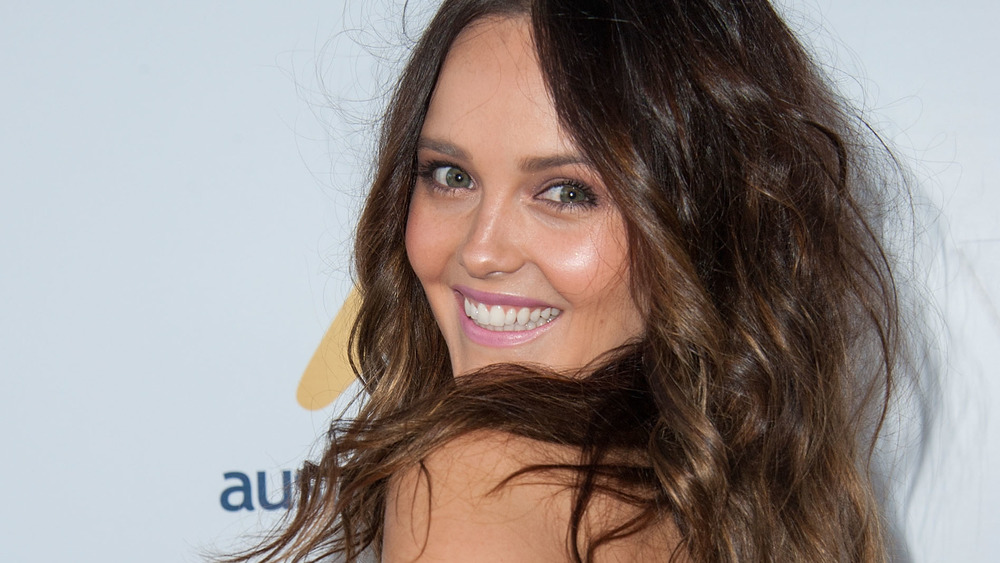
#> input picture testing/test10.jpg, 1000 x 563 px
$ python main.py --input testing/test10.jpg --output out
#> lines starting #> are read from the running program, lines starting #| are printed output that depends on the picture
import argparse
import os
import numpy as np
from PIL import Image, ImageDraw, ImageFont, ImageEnhance, ImageFilter
import cv2
from tqdm import tqdm
import subprocess
import shutil
import tempfile
import colorsys
from collections import defaultdict

# python main.py --input ./testing --output ./output --color --dithering --dynamic_range --font_size 5 --depth strong

# Dynamic ASCII character set based on visual density
ASCII_CHARS_DENSITY = {
    'ultra_light': ' .,`\'\"^-_~:;=+!i1tfjrxnuvczXYUJCLQ0OZmwqpdbkhao*#MW&8%B@$',
    'light': ' .,:;+*?%S#@',
    'medium': ' .:-=+*#%@',
    'dense': ' .*#%@',
    'custom': ' _.!|tw#@'  # Default custom set from original script
}

# Color enhancement settings
COLOR_ENHANCEMENTS = {
    'normal': {'contrast': 1.2, 'brightness': 1.0, 'saturation': 1.2},
    'vibrant': {'contrast': 1.5, 'brightness': 1.1, 'saturation': 1.5},
    'muted': {'contrast': 1.0, 'brightness': 0.9, 'saturation': 0.8},
    'grayscale': {'contrast': 1.3, 'brightness': 1.0, 'saturation': 0.0},
    'high_contrast': {'contrast': 2.0, 'brightness': 1.0, 'saturation': 1.3}
}

# Edge enhancement settings for depth perception
EDGE_ENHANCEMENT = {
    'none': 0,
    'light': 0.3,
    'medium': 0.6,
    'strong': 1.0
}

def main():
    parser = argparse.ArgumentParser(description='Convert image/video to enhanced ASCII art')
    parser.add_argument('--input', type=str, required=True, help='Input file or directory path')
    parser.add_argument('--output', type=str, required=True, help='Output directory path')
    parser.add_argument('--color', action='store_true', help='Output color ASCII art')
    parser.add_argument('--resolution', type=int, default=720,
                        help='Target output height in pixels (default: 720)')
    parser.add_argument('--charset', type=str, default='ultra_light',
                        choices=['ultra_light', 'light', 'medium', 'dense', 'custom'],
                        help='ASCII character set density (default: ultra_light)')
    parser.add_argument('--color_mode', type=str, default='normal',
                        choices=['normal', 'vibrant', 'muted', 'grayscale', 'high_contrast'],
                        help='Color enhancement mode (default: normal)')
    parser.add_argument('--depth', type=str, default='medium',
                        choices=['none', 'light', 'medium', 'strong'],
                        help='Depth enhancement level (default: medium)')
    parser.add_argument('--invert', action='store_true',
                        help='Invert brightness to darkness mapping')
    parser.add_argument('--font_size', type=int, default=9,
                        help='Font size for ASCII characters (default: 9)')
    parser.add_argument('--dithering', action='store_true',
                        help='Apply dithering for better gradients')
    parser.add_argument('--dynamic_range', action='store_true',
                        help='Dynamically adjust brightness range per image')
    parser.add_argument('--background', type=str, default='black',
                        choices=['black', 'white', 'auto'],
                        help='Background color (default: black)')
    parser.add_argument('--custom_charset', type=str,
                        help='Custom ASCII character set (from darkest to lightest)')

    args = parser.parse_args()

    supported_image_exts = {'.jpg', '.jpeg', '.png', '.bmp', '.webp', '.tiff'}
    supported_video_exts = {'.mp4', '.avi', '.mov', '.mkv', '.webm'}
    all_supported_exts = supported_image_exts.union(supported_video_exts)

    os.makedirs(args.output, exist_ok=True)

    # Use custom charset if provided
    if args.custom_charset:
        ASCII_CHARS_DENSITY['custom'] = args.custom_charset
        args.charset = 'custom'

    # Create ASCII mapping
    ascii_chars = ASCII_CHARS_DENSITY[args.charset]
    if args.invert:
        ascii_chars = ascii_chars[::-1]

    # Create the mapping dictionary
    ascii_dict = create_ascii_dict(ascii_chars)

    font, char_width, char_height = get_font_metrics(font_size=args.font_size)

    # Process files
    if os.path.isdir(args.input):
        for filename in os.listdir(args.input):
            filepath = os.path.join(args.input, filename)
            if os.path.isfile(filepath):
                ext = os.path.splitext(filename)[1].lower()
                if ext in all_supported_exts:
                    try:
                        process_file(filepath, args.output, args, ascii_dict, font, char_width, char_height)
                    except Exception as e:
                        print(f"Error processing {filename}: {str(e)}")
    else:
        process_file(args.input, args.output, args, ascii_dict, font, char_width, char_height)

def create_ascii_dict(ascii_chars):
    """Create a mapping of brightness values to ASCII characters"""
    # Create a dictionary mapping brightness values (0-255) to ASCII characters
    ascii_dict = {}
    char_count = len(ascii_chars)

    for i in range(256):
        # Map each brightness level to an appropriate character
        index = min(int(i / 256 * char_count), char_count - 1)
        ascii_dict[i] = ascii_chars[index]

    return ascii_dict

def process_file(input_path, output_dir, args, ascii_dict, font, char_width, char_height):
    """Process a single file (image or video)"""
#> called with input_path = 'testing/test10.jpg', output_dir = 'out', char_width = 9, char_height = 7
    input_ext = os.path.splitext(input_path)[1].lower()
    base_name = os.path.splitext(os.path.basename(input_path))[0]

    if input_ext in {'.jpg', '.jpeg', '.png', '.bmp', '.webp', '.tiff'}:
        output_filename = f"{base_name}_ascii.png"
        output_path = os.path.join(output_dir, output_filename)
        img = Image.open(input_path)
#> img is the input picture: PIL image 1000x563 RGB; mean R, G, B 151.2, 141.8, 138.9
        with tqdm(total=100, desc=f'Processing {os.path.basename(input_path)}') as pbar:
            ascii_art, output_width, output_height = image_to_ascii(
                img, args, ascii_dict, char_width, char_height, pbar
            )
#> in image_to_ascii, `img_resized = img.resize((ascii_cols, ascii_rows), resample=Image.LANC..`:
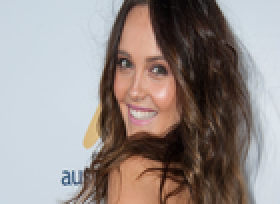
#> img_resized: PIL image 140x102 RGB (shown 2 times larger); mean R, G, B 151.2, 141.8, 138.9
            save_ascii_as_image(ascii_art, output_path, args, font, char_width, char_height)
            pbar.update(100 - pbar.n)
        print(f"Enhanced ASCII image saved to {output_path} ({output_width}x{output_height})")
    elif input_ext in {'.mp4', '.avi', '.mov', '.mkv', '.webm'}:
        output_filename = f"{base_name}_ascii.mp4"
        output_path = os.path.join(output_dir, output_filename)
        video_to_ascii(input_path, output_path, args, ascii_dict, font, char_width, char_height)
        print(f"Enhanced ASCII video saved to {output_path}")
    else:
        raise ValueError(f"Unsupported file format: {input_ext}")

def get_font_metrics(font_path=None, font_size=10):
    """Get font metrics for character rendering"""
    # Try to load Courier or another monospace font
    font_options = ['Courier New.ttf', 'CourierNew.ttf', 'cour.ttf',
                    'DejaVuSansMono.ttf', 'LiberationMono-Regular.ttf']

    font = None
    if font_path:
        try:
            font = ImageFont.truetype(font_path, font_size)
        except IOError:
            pass

    if not font:
        for font_name in font_options:
            try:
                font = ImageFont.truetype(font_name, font_size)
                break
            except IOError:
                continue

    if not font:
        font = ImageFont.load_default()
        print("Using default font. For better results, install a monospace font.")

    # Get character dimensions using the new getbbox method
    bbox = font.getbbox('W')
    return font, bbox[2]-bbox[0], bbox[3]-bbox[1]

def enhance_image(img, args):
    """Apply enhancements to the image for better ASCII output"""
    # Make a copy to preserve original
    enhanced_img = img.copy()

    # Apply enhancements based on selected mode
    color_settings = COLOR_ENHANCEMENTS[args.color_mode]

    # Apply contrast
    enhancer = ImageEnhance.Contrast(enhanced_img)
    enhanced_img = enhancer.enhance(color_settings['contrast'])
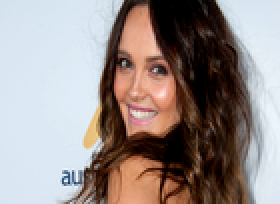
#> enhanced_img: PIL image 140x102 RGB (shown 2 times larger); mean R, G, B 152.5, 141.6, 138.6

    # Apply brightness
    enhancer = ImageEnhance.Brightness(enhanced_img)
    enhanced_img = enhancer.enhance(color_settings['brightness'])

    # Apply saturation if color output is requested
    if args.color:
        enhancer = ImageEnhance.Color(enhanced_img)
        enhanced_img = enhancer.enhance(color_settings['saturation'])

    # Apply edge enhancement for depth
    if args.depth != 'none':
        # Create edge mask
        edge_img = enhanced_img.filter(ImageFilter.FIND_EDGES)
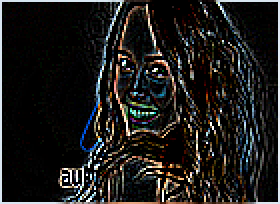
#> edge_img: PIL image 140x102 RGB (shown 2 times larger); mean R, G, B 29.4, 28.2, 26.8
        edge_img = edge_img.convert('L')
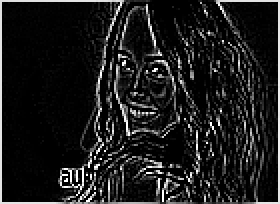
#> edge_img: PIL image 140x102 L (shown 2 times larger); min 0, max 255, mean 28.4

        # Apply edge overlay with appropriate strength
        edge_strength = EDGE_ENHANCEMENT[args.depth]
        enhanced_img = Image.blend(enhanced_img,
                                   edge_img.convert('RGB'),
                                   edge_strength * 0.3)
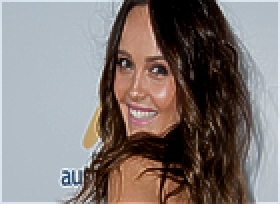
#> enhanced_img: PIL image 140x102 RGB (shown 2 times larger); mean R, G, B 129.6, 120.8, 118.3

    # Apply optional dithering for better gradients
    if args.dithering:
        if enhanced_img.mode != 'RGB':
            enhanced_img = enhanced_img.convert('RGB')
        # Convert to palette mode with dithering
        enhanced_img = enhanced_img.convert('RGB').convert('P',
                                                          palette=Image.ADAPTIVE,
                                                          colors=256,
                                                          dither=Image.FLOYDSTEINBERG)
        enhanced_img = enhanced_img.convert('RGB')

    return enhanced_img

# [10 lines left out: function analyze_brightness_distribution, not called in this run]

def image_to_ascii(img, args, ascii_dict, char_width, char_height, pbar):
    """Convert image to ASCII art with enhanced techniques"""
    # Ensure image is in RGB mode
    img = img.convert('RGB')
    original_width, original_height = img.size
    aspect_ratio = original_width / original_height

    # Calculate dimensions based on target height
    ascii_rows = int(args.resolution / char_height)
    ascii_cols = int(ascii_rows * aspect_ratio * (char_height / char_width))

    # Update progress
    pbar.update(10)

    # Resize with high-quality resampling
    img_resized = img.resize((ascii_cols, ascii_rows), resample=Image.LANCZOS)

    # Apply enhancements
    img_enhanced = enhance_image(img_resized, args)
    pbar.update(20)

    # Convert to numpy array for processing
    pixels = np.array(img_enhanced)

    # Analyze brightness distribution for dynamic range if enabled
    if args.dynamic_range:
        min_brightness, max_brightness = analyze_brightness_distribution(img_enhanced)
        brightness_range = max_brightness - min_brightness
        if brightness_range < 10:  # Avoid division by zero or very small ranges
            brightness_range = 255
            min_brightness = 0

    # Create ASCII art
    ascii_art = []
    for row in tqdm(pixels, desc='Converting pixels', leave=False):
        ascii_row = []
        for pixel in row:
            r, g, b = pixel

            # Calculate brightness using improved formula
            # This formula better matches human perception
            brightness = 0.299 * r + 0.587 * g + 0.114 * b

            # Apply dynamic range adjustment if enabled
            if args.dynamic_range and brightness_range > 10:
                # Scale brightness to use full range of ASCII characters
                brightness = ((brightness - min_brightness) / brightness_range) * 255
                brightness = max(0, min(255, brightness))

            # Get ASCII character for this brightness
            index = int(brightness)
            ascii_char = ascii_dict[index]

            # Store character with color or brightness info
            if args.color:
                # Enhance colors for more vibrant output
                h, s, v = colorsys.rgb_to_hsv(r/255, g/255, b/255)

                # Increase saturation for more vibrant colors
                if args.color_mode == 'vibrant':
                    s = min(1.0, s * 1.3)

                # Convert back to RGB
                r_adj, g_adj, b_adj = colorsys.hsv_to_rgb(h, s, v)
                color_rgb = (int(r_adj*255), int(g_adj*255), int(b_adj*255))

                ascii_row.append((ascii_char, color_rgb))
            else:
                ascii_row.append((ascii_char, int(brightness)))

        ascii_art.append(ascii_row)
#> this loop made 102 passes
#> after the loop, ascii_art = 102 items

    pbar.update(40)
    output_width = ascii_cols * char_width
#> output_width = 1260
#> in process_file, `ascii_art, output_width, output_height = image_to_ascii( img, args, as..`: ascii_art = 102 items; output_width = 1260; output_height = 714
    output_height = ascii_rows * char_height
    return ascii_art, output_width, output_height

def save_ascii_as_image(ascii_art, output_path, args, font, char_width, char_height):
    """Save ASCII art as an image with enhanced rendering"""
#> called with output_path = 'out/test10_ascii.png', char_width = 9, char_height = 7
    cols = len(ascii_art[0]) if ascii_art else 0
#> cols = 140
    rows = len(ascii_art)
#> rows = 102

    # Determine background color
    bg_color = 'black'
    if args.background == 'white':
        bg_color = 'white'
    elif args.background == 'auto':
        # Use white background for light color modes, black for others
        bg_color = 'white' if args.color_mode in ['muted', 'grayscale'] else 'black'

    # Create image with appropriate background
    img = Image.new('RGB', (cols * char_width, rows * char_height), color=bg_color)
#> img: PIL image 1260x714 RGB; every value is 0
    draw = ImageDraw.Draw(img)

    # For white background, we may need to adjust text color
    is_dark_bg = bg_color == 'black'

    for y, row in enumerate(ascii_art):
        for x, char_info in enumerate(row):
            if args.color:
                char, color_rgb = char_info

                # For white background with color, ensure text is visible
                if not is_dark_bg:
                    r, g, b = color_rgb
                    # If color is too light, darken it
                    if (r + g + b) / 3 > 200:
                        # Reduce brightness
                        r = int(r * 0.7)
                        g = int(g * 0.7)
                        b = int(b * 0.7)
                        color_rgb = (r, g, b)

                draw.text((x * char_width, y * char_height), char, fill=color_rgb, font=font)
            else:
                char, brightness = char_info

                # For grayscale on white background, invert the brightness
                if not is_dark_bg:
                    brightness = 255 - brightness

                gray_value = int(brightness)
                color_rgb = (gray_value, gray_value, gray_value)
                draw.text((x * char_width, y * char_height), char, fill=color_rgb, font=font)

    # Apply final image enhancement
    if args.color_mode in ['vibrant', 'high_contrast']:
        enhancer = ImageEnhance.Contrast(img)
        img = enhancer.enhance(1.2)

    # Apply a slight sharpening for more defined characters
    img = img.filter(ImageFilter.SHARPEN)
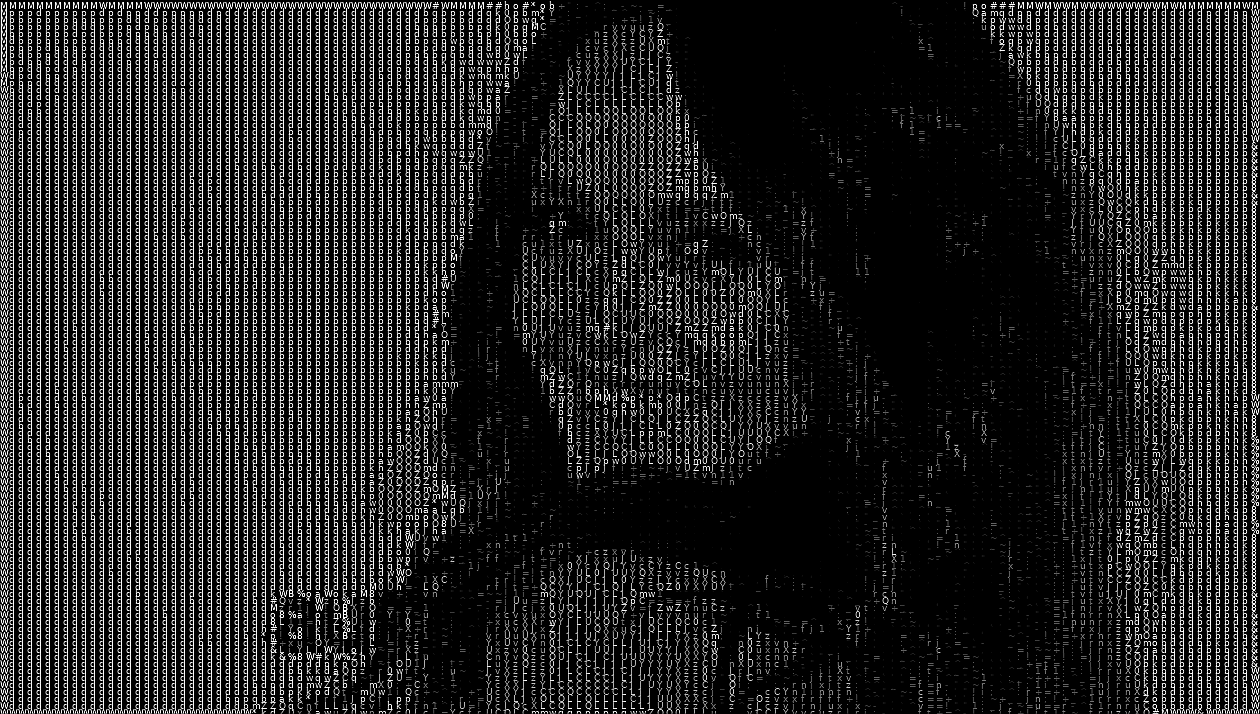
#> img: PIL image 1260x714 RGB; min 0, max 255, mean 34.8

    # Save with high quality
    img.save(output_path, quality=95)

# [193 lines left out: function video_to_ascii, not called in this run]

if __name__ == '__main__':
    main()
#| Enhanced ASCII image saved to out/test10_ascii.png (1260x714)
